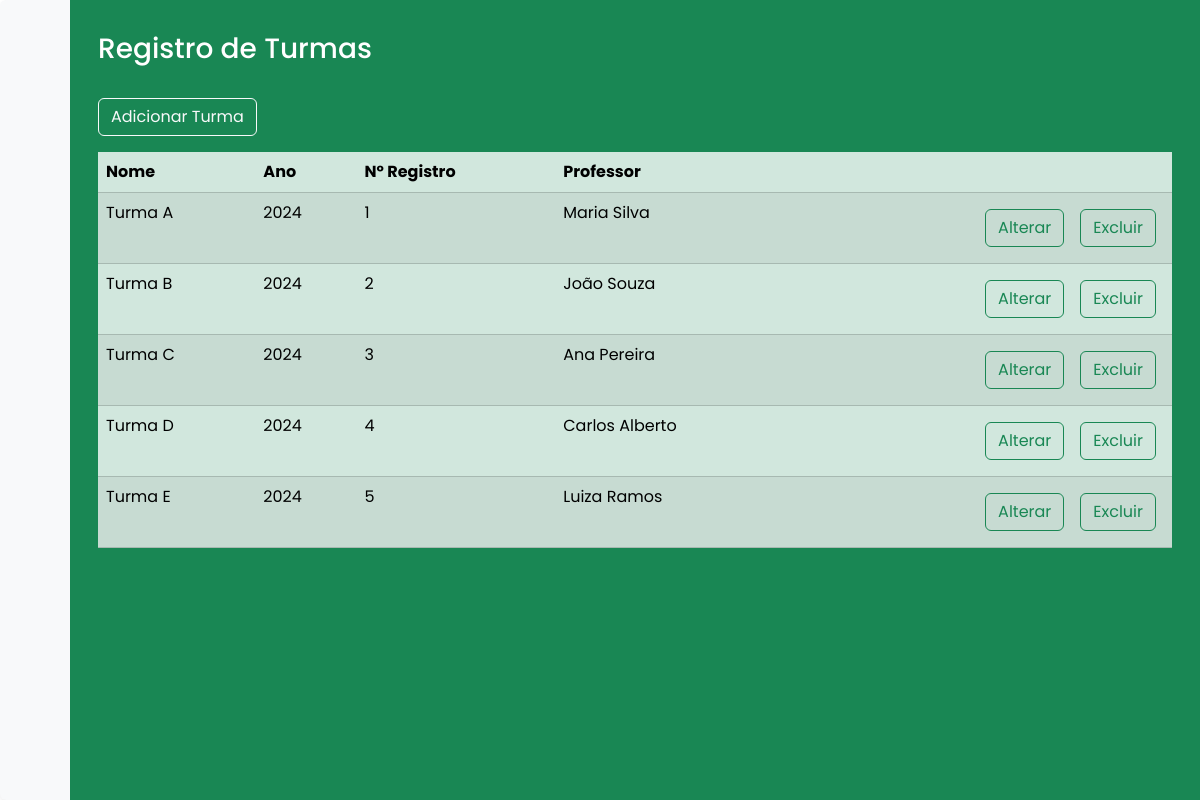
Page /turmas/index.php on the committed database.
### tables this page shows
CREATE TABLE turmas (
    id INT NOT NULL AUTO_INCREMENT,
    nome VARCHAR(50),
    ano INT,
    professor_id INT,
    PRIMARY KEY (id),
    FOREIGN KEY (professor_id) REFERENCES professores(id)
);

CREATE TABLE professores (
    id INT NOT NULL AUTO_INCREMENT,
    nome VARCHAR(100),
    disciplina VARCHAR(50),
    formacao VARCHAR(100),
    PRIMARY KEY (id)
);

### function.php (called while the page is built, shortened)
<?php
    function conectarBanco() {
        $conexao = new PDO("mysql:host=localhost; dbname=escola", "root", "");
        return $conexao;
    }
function mostrarTurma() {
    try {
        $sql = "SELECT  t.*, p.nome as nome_professor
                FROM turmas t
                INNER JOIN professores p ON p.id = t.professor_id";
        $conexao = conectarBanco();
        return $conexao->query($sql);
    } catch(Exception $e) {
        return 0;
    }
}

### turmas/index.php (the view)
<?php
    require_once("header2.php");
?>
    <h3 class="text-white my-3">Registro de Turmas</h3>
    <a href="inserir_turma.php" class="btn btn-outline-light mt-3">Adicionar Turma</a>
    <table class=" text text-white mt-3 table table-hover table-striped table-success">
        <thead>
            <tr>
                <th>Nome</th>
                <th>Ano</th>
                <th>Nº Registro</th>
                <th>Professor</th>
                <th></th>
            </tr>
        </thead>
        <tbody>
            <?php
                $linhas = mostrarTurma();
                while($l = $linhas->fetch(PDO::FETCH_ASSOC)) {
            ?>
            <tr>
                <td><?= $l['nome']?></td>
                <td><?= $l['ano']?></td>
                <td><?= $l['professor_id']?></td>
                <td><?= $l['nome_professor']?></td>
                <td class="d-flex justify-content-end">
                    <a href="alterar_turma.php?id=<?=$l['id']?>" class="btn btn-outline-success m-2">
                        Alterar
                    </a>
                    <a href="excluir_turma.php?id=<?=$l['id']?>" class="btn btn-outline-success m-2">
                        Excluir
                    </a>
                </td>
            </tr>
            <?php
                }
            ?>
        </tbody>
    </table>
<?php
    require_once("footer2.php");

### style.css (style rules this page uses)
a { text-decoration: none; }
body { font-family: 'Poppins', sans-serif; }

### rows in the picture
turmas: nome "Turma A", ano "2024", professor "1", professor.nome "Maria Silva"
turmas: nome "Turma B", ano "2024", professor "2", professor.nome "João Souza"
turmas: nome "Turma C", ano "2024", professor "3", professor.nome "Ana Pereira"
turmas: nome "Turma D", ano "2024", professor "4", professor.nome "Carlos Alberto"
turmas: nome "Turma E", ano "2024", professor "5", professor.nome "Luiza Ramos"
